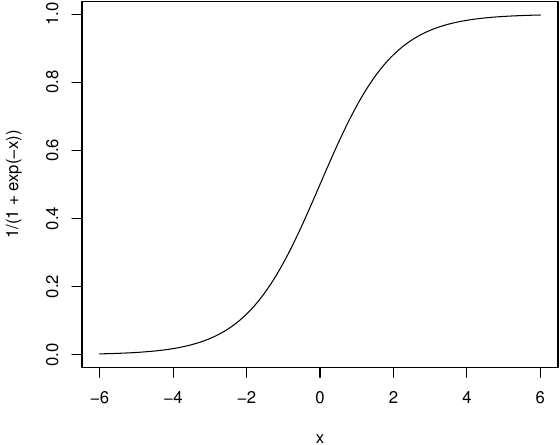

Source code (R):
pdf(file = "10-r-logistic.pdf", width = 6, height = 5.5)

curve(1 / (1 + exp(-x)), -6, 6)
